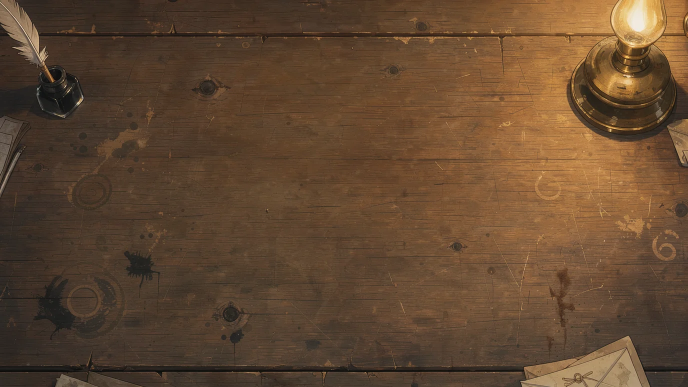
#> input picture game/assets/img/drill/desk-wide.webp, 1376 x 774 px, given in place of board-wide.png, which was not available (shown at 1/2 size); the run also reads 1 picture not shown here
$ python drill_map_pack.py ../assets/img/drill/desk-wide.webp
#> lines starting #> are read from the running program, lines starting #| are printed output that depends on the picture; after the words box and inside, x2 and y2 are one past the last pixel; in counts of white or black regions, pixels touching at a corner belong together
#> pass 2 of the loop in main, `for n, (w, h) in (('board-wide', (1376, 768)), ('board-tall', (768, 13..`:
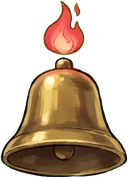
#> input picture game/assets/img/drill/map-ic-bell.webp, 128 x 178 px, given in place of board-tall.png, which was not available
#> in save (call 2), `p = os.path.join(OUT, name)`:
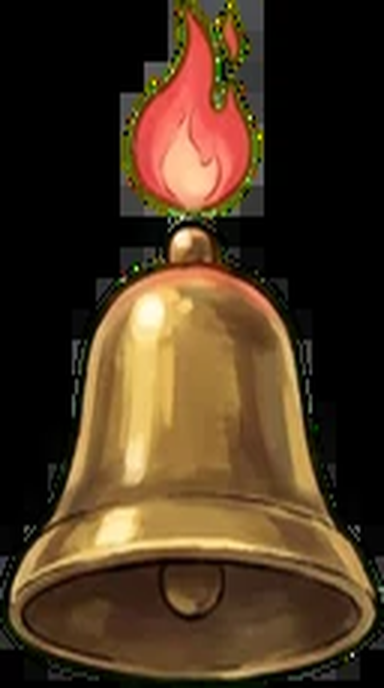
#> saved as map-board-tall.webp: PIL image 768x1376 RGB (shown at 1/2 size); mean R, G, B 72.2, 52.7, 31.3
"""Cut and pack the Fire Drill map art that drill_map_art.py painted (see CREDITS.md).

usage: drill_map_pack.py RAW_DIR    writes assets/img/drill/map-*.webp

The prop and emblem sheets are keyed off their green, each piece cut to its own box; the chalk sheet's black becomes
transparency (chalk's brightness is its opacity) so the marks sit on the board like real chalk.
"""
import os, sys
import numpy as np
from PIL import Image
from scipy import ndimage
GAME = os.path.dirname(os.path.dirname(os.path.abspath(__file__)))
OUT = os.path.join(GAME, 'assets/img/drill')


def key_green(im):
    a = np.asarray(im.convert('RGB')).astype(np.float32)
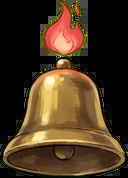
#> a: shape (178, 128, 3) float32; mean R, G, B 72.1, 52.6, 31.1
    r, g, b = a[..., 0], a[..., 1], a[..., 2]
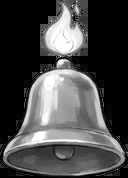
#> r: shape (178, 128) float32; min 0, max 255, mean 72.1
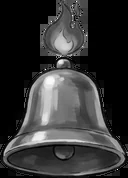
#> g: shape (178, 128) float32; min 0, max 253, mean 52.6
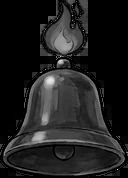
#> b: shape (178, 128) float32; min 0, max 230, mean 31.1
    spill = g - np.maximum(r, b)
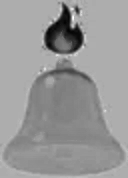
#> spill: shape (178, 128) float32; min -165, max 78, mean -19.6; drawn with min black and max white
    alpha = np.clip(1 - (spill - 40) / 60, 0, 1)
    g2 = np.minimum(g, np.maximum(r, b) + 10)
    out = np.dstack([r, g2, b, alpha * 255]).clip(0, 255).astype(np.uint8)
    return Image.fromarray(out, 'RGBA')


def pieces(im, n, rows=2):
#> called with n = 4, rows = 2
    al = np.asarray(im)[..., 3] > 128
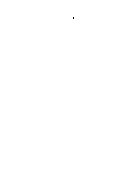
#> al: shape (178, 128) bool; 100% white; black in thin lines or dots, all inside (x1, y1, x2, y2) = (73, 17, 74, 19)
    lab, k = ndimage.label(ndimage.binary_closing(al, iterations=6))
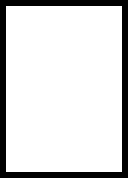
#> lab: shape (178, 128) int32; values 0 (black) and 1 (white), 84.5% white; 1 black region, box (x1, y1, x2, y2) and area: (0, 0, 128, 178) 3528
#> k = 1
    sizes = ndimage.sum(al, lab, range(1, k + 1))
#> sizes = [19254]
    keep = sorted(np.argsort(sizes)[-n:] + 1)
#> keep = [1]
    boxes = [ndimage.find_objects((lab == i).astype(int))[0] for i in keep]
#> boxes = 1 item
    h = im.height / rows   # by the grid row each piece's centre sits in, then left to right
#> h = 89
    boxes.sort(key=lambda s: (int((s[0].start + s[0].stop) / 2 // h), s[1].start))
    res = []
    for sl in boxes:
        y0, y1, x0, x1 = sl[0].start, sl[0].stop, sl[1].start, sl[1].stop
        res.append(im.crop((max(0, x0 - 2), max(0, y0 - 2), x1 + 2, y1 + 2)))
#> this loop made 1 pass
#> (y0, y1, x0, x1) on pass 1: (6, 172, 6, 122)
#> after the loop, res = 1 item
    return res


def save(im, name, w=None):
    if w and im.width > w: im = im.resize((w, round(im.height * w / im.width)), Image.LANCZOS)
    p = os.path.join(OUT, name); im.save(p, 'WEBP', quality=86, method=6); print(p, im.size, os.path.getsize(p))


def main(raw):
    for n, (w, h) in (('board-wide', (1376, 768)), ('board-tall', (768, 1376))):
        save(Image.open(os.path.join(raw, n + '.png')).convert('RGB').resize((w, h), Image.LANCZOS), 'map-' + n + '.webp')
#> (the run stopped early here; a loop or call above may not have finished)
